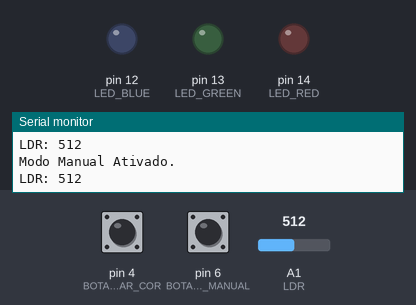
The sketch below on a simulated Arduino Uno, built with avr-gcc and run on an emulated ATmega328P. Shown: output pins drawn as LEDs (lit = HIGH), the last lines printed to the serial monitor. Dashed ring = blinking. Inputs (shaded band) come from the test bench; at power-on: pin 4 (BOTAO_MUDAR_COR) HIGH, pin 6 (BOTAO_LIGAR_MANUAL) HIGH, A1 (LDR) = 512.

Above: at 1.2 s.
1.3 s: pin 4 (BOTAO_MUDAR_COR) pulled LOW for 1 s
At 3.8 s:
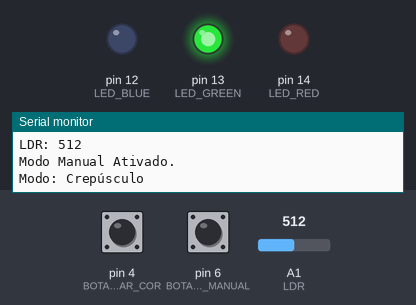
4.3 s: pin 6 (BOTAO_LIGAR_MANUAL) pulled LOW for 1 s
At 6.3 s:
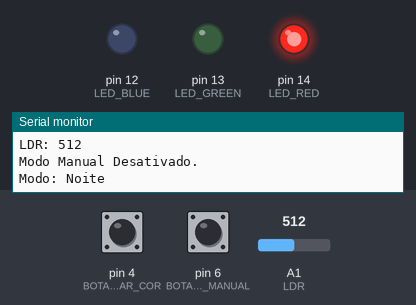
7.3 s: A1 (LDR) set to 106
10.3 s: A1 (LDR) set to 88
13.3 s: pin 6 (BOTAO_LIGAR_MANUAL) pulled LOW for 0.15 s
At 14.2 s:
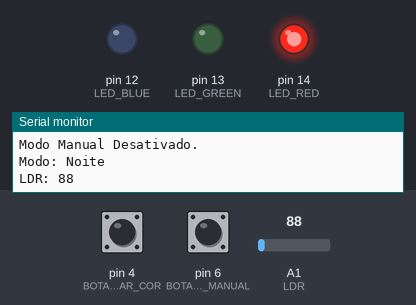
16.4 s: pin 6 (BOTAO_LIGAR_MANUAL) pulsed LOW 5 times (0.12 s each, 0.3 s apart)
At 17.31 s:
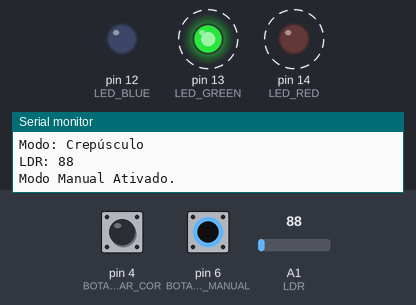
Timing chart, 0 to 19.4 s (numbered marks = the images above; inputs shaded):
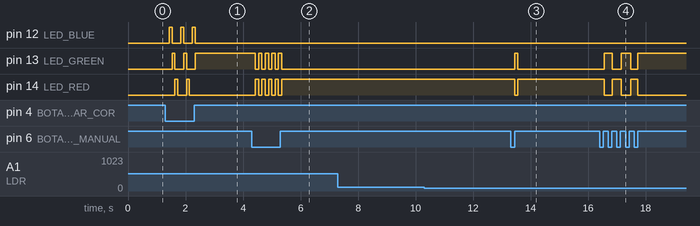

Measured:
- after the input at 1.3 s, pin 12 (LED_BLUE): alternates HIGH for 0.10 s and LOW for 0.30 s, 6 changes in all, then stays LOW, starting after 0.13 s; pin 13 (LED_GREEN): alternates HIGH for 0.10 s and LOW for 0.30 s, 5 changes in all, then stays HIGH, starting after 0.23 s
- after the input at 4.3 s, pin 13 (LED_GREEN): alternates HIGH for 0.12 s and LOW for 0.11 s, 9 changes in all, then stays LOW, starting after 0.13 s; pin 14 (LED_RED): alternates HIGH for 0.11 s and LOW for 0.12 s, 9 changes in all, then stays HIGH, starting after 0.13 s
- after the input at 13.3 s, pin 13 (LED_GREEN): LOW → HIGH after 0.14 s, → LOW 0.11 s later; pin 14 (LED_RED): HIGH → LOW after 0.14 s, → HIGH 0.11 s later
- after the input at 16.4 s, pin 13 (LED_GREEN): alternates HIGH for 0.30 s and LOW for 0.29 s, 5 changes in all, then stays HIGH, starting after 0.16 s; pin 14 (LED_RED): alternates HIGH for 0.29 s and LOW for 0.30 s, 5 changes in all, then stays LOW, starting after 0.16 s

The sketch:

av1_Iluminacao_inteligente_de_ambiente_corrigida.ino
```cpp
int ldr;
const int LDR = 1;
const int LED_BLUE = 12;
const int LED_GREEN = 13;
const int LED_RED = 14;
const int BOTAO_LIGAR_MANUAL = 6;
const int BOTAO_MUDAR_COR = 4;
bool manualLigado = true;
int ledCorAtual = 0;


void setup() {
  Serial.begin(9600);
  pinMode(LDR, INPUT);
  pinMode(LED_BLUE, OUTPUT);
  pinMode(LED_GREEN, OUTPUT);
  pinMode(LED_RED, OUTPUT);
  pinMode(BOTAO_LIGAR_MANUAL, INPUT_PULLUP);
  pinMode(BOTAO_MUDAR_COR, INPUT_PULLUP);
}

void loop() {
  ldr = analogRead(LDR);
  Serial.println("LDR: " + String(ldr));


  if (digitalRead(BOTAO_LIGAR_MANUAL) == LOW) {
    manualLigado = !manualLigado;
    Serial.println("Modo Manual Desativado." + String(ldr));
    delay(100);
  }

  if (!manualLigado) {
    Serial.println("Modo Manual Desativado.");
    if  (ldr > 6000) {
      digitalWrite(LED_BLUE, HIGH);
      digitalWrite(LED_GREEN, LOW);
      digitalWrite(LED_RED, LOW);
      Serial.println("Modo: Dia ");
    }
    else if (ldr >= 3000) {
      digitalWrite(LED_BLUE, LOW);
      digitalWrite(LED_GREEN, HIGH);
      digitalWrite(LED_RED, LOW);
      Serial.println("Modo: Crepúsculo ");
    }
    else if (ldr < 3000) {
      digitalWrite(LED_BLUE, LOW);
      digitalWrite(LED_GREEN, LOW);
      digitalWrite(LED_RED, HIGH);
      Serial.println("Modo: Noite ");
    }
  }
  else {
    Serial.println("Modo Manual Ativado.");
    if (digitalRead(BOTAO_MUDAR_COR) == LOW) {
      ledCorAtual = (ledCorAtual + 1) % 4;
      delay(100);
    }
    switch (ledCorAtual) {
      case 0:
        digitalWrite(LED_BLUE, LOW);
        digitalWrite(LED_GREEN, LOW);
        digitalWrite(LED_RED, LOW);
        break;

      case 1:
        digitalWrite(LED_BLUE, HIGH);
        digitalWrite(LED_GREEN, LOW);
        digitalWrite(LED_RED, LOW);
        Serial.println("Modo: Dia ");
        break;

      case 2:
        digitalWrite(LED_BLUE, LOW);
        digitalWrite(LED_GREEN, HIGH);
        digitalWrite(LED_RED, LOW);
        Serial.println("Modo: Crepúsculo ");
        break;

      case 3:
        digitalWrite(LED_BLUE, LOW);
        digitalWrite(LED_GREEN, LOW);
        digitalWrite(LED_RED, HIGH);
        Serial.println("Modo: Noite ");
        break;

    }
  }
}
```
